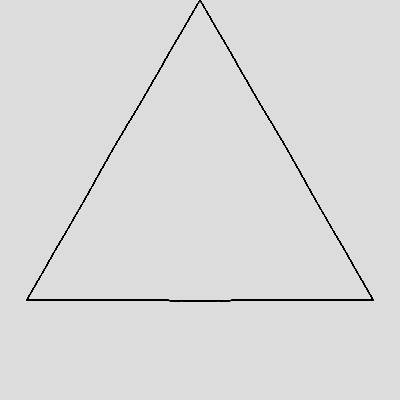
Frame 1 (no input)
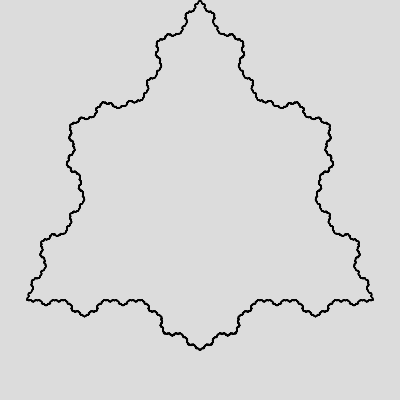
Frame 60 (no input)
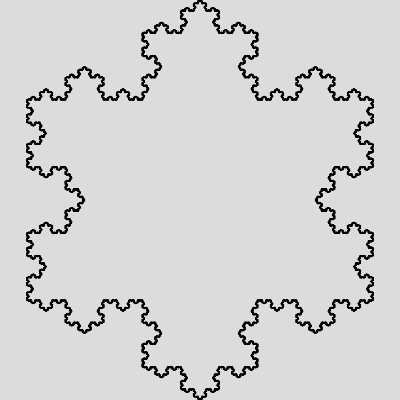
Frame 120 (the mouse pressed at the canvas centre since frame 60)

The p5.js sketch that drew these frames (run headless with seeded random() and noise() and a simulated clock; from frame 60 on, the mouse is pressed at the canvas centre):

// p5.js sketch
// ── sketch.js
function snowflake(x, y, radius, angle, steps = 1){
  let t = 120;
  let snowflakeSide = function(x1, y1, x2, y2, iteration = 0){
    let x3 = lerp(x1, x2, 1/3);
    let x4 = lerp(x1, x2, 2/3);
    let y3 = lerp(y1, y2, 1/3);
    let y4 = lerp(y1, y2, 2/3);
    let len = dist(x1, y1, x2, y2);
    let theta = atan2(y4 - y3, x4 - x3);
    
    let xm = lerp(x1, x2, 1/2);
    let ym = lerp(y1, y2, 1/2);
    
    let r = sqrt(3) / 6;
    
    let x5 = xm + cos(theta - PI/2) * lerp(0, r * len, constrain(frameCount/t, 0, 1));
    let y5 = ym + sin(theta - PI/2) * lerp(0, r * len, constrain(frameCount/t, 0, 1));
    
    if(iteration > 0){
      snowflakeSide(x1, y1, x3, y3, iteration-1);
      snowflakeSide(x3, y3, x5, y5, iteration-1);
      snowflakeSide(x5, y5, x4, y4, iteration-1);
      snowflakeSide(x4, y4, x2, y2, iteration-1);
    }
    else if (iteration === 0) {
      line(x1, y1, x3, y3);
      line(x3, y3, x5, y5);
      line(x5, y5, x4, y4);
      line(x4, y4, x2, y2);
    }
    else {
      return;
    }
  };
  
  let tx1 = x + cos(angle) * radius;
  let ty1 = y + sin(angle) * radius;
  
  let tx2 = x + cos(TAU/3 + angle) * radius;
  let ty2 = y + sin(TAU/3 + angle) * radius;
  
  let tx3 = x + cos(TAU/3*2 + angle) * radius;
  let ty3 = y + sin(TAU/3*2 + angle) * radius;
  
  snowflakeSide(tx1, ty1, tx2, ty2, steps);
  snowflakeSide(tx2, ty2, tx3, ty3, steps);
  snowflakeSide(tx3, ty3, tx1, ty1, steps);
}

function setup() {
  createCanvas(400, 400);
}

function draw() {
  background(220);
  snowflake(width/2, height/2, 200, TAU/12, 6);
}
